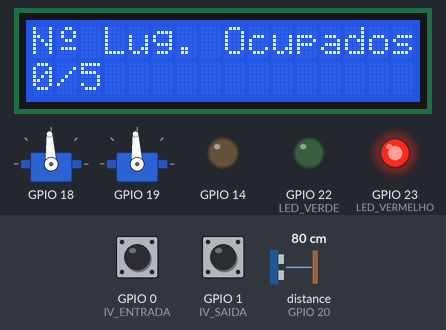
Recording of a sketch running on a simulated ESP32. On the bench: 2 × servo, 16×2 character LCD, output pins drawn as LEDs (lit = HIGH). Wiring (inferred from the names in the program): ultrasonic range finder: trigger GPIO 20; echo GPIO 20. The test bench sets the inputs (shaded band); at power-on: distance to the obstacle (sensor on GPIO 20) 80 cm, GPIO 1 (IV_SAIDA) HIGH, GPIO 0 (IV_ENTRADA) HIGH. The echo pulse lasts 58.3 µs per cm; servo pulses on a pin are drawn as a servo (544–2400 µs = 0–180°); what the sketch prints to the serial monitor is not drawn.

Above: at 1.2 s.
1.3 s: distance to the obstacle (sensor on GPIO 20) set to 6 cm
At 2.0 s:
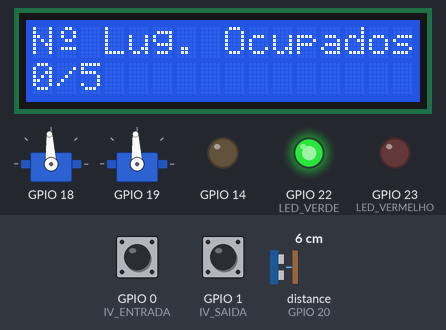
2.8 s: distance to the obstacle (sensor on GPIO 20) set to 3 cm
At 4.6 s:
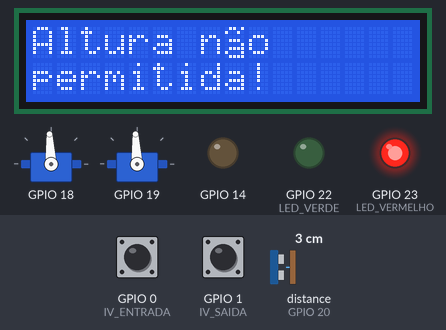
5.0 s: GPIO 1 (IV_SAIDA) pulled LOW for 0.15 s
At 7.19 s:
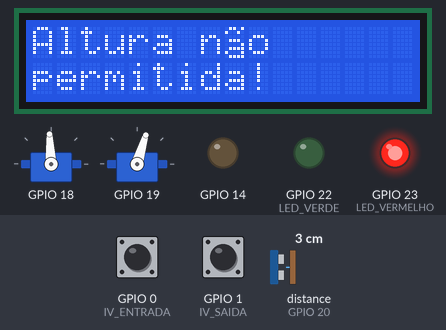
10.6 s: distance to the obstacle (sensor on GPIO 20) set to 9 cm
At 10.77 s:
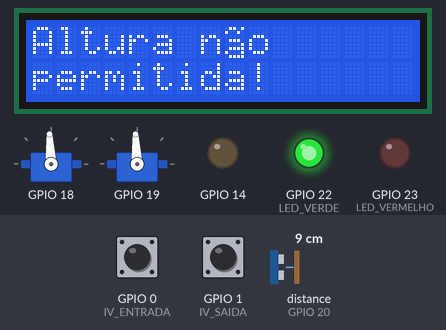
12.3 s: GPIO 1 (IV_SAIDA) pulled LOW for 1 s
At 14.49 s:
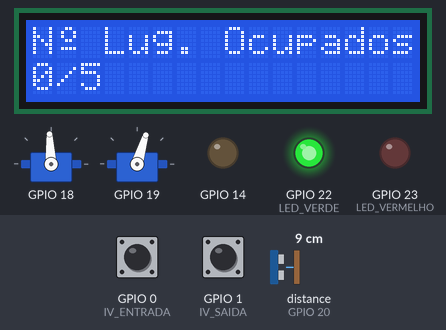
Timing chart, 0 to 16.0 s (numbered marks = the images above; inputs shaded):
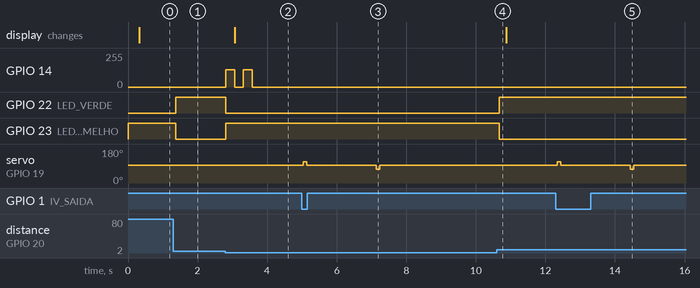

The sketch:

p1_semana2.ino
```cpp
#include <Arduino.h>
#include <Wire.h>
#include <LiquidCrystal_I2C.h>
// =====================================================
// Configuração
// =====================================================
#define ULTRASONIC_SIG 20
#define IV_ENTRADA 0
#define IV_SAIDA 1
#define SERVO_ENTRADA 18
#define SERVO_SAIDA 19
#define LED_VERDE 22
#define LED_VERMELHO 23
#define BUZZER 14
#define LCD_SDA 6
#define LCD_SCL 7

// KS0061: LCD de 16 colunas e 2 linhas, interface I2C.
const int ENDERECO_LCD = 0x27;
const unsigned long INTERVALO_LCD_MS = 300;
LiquidCrystal_I2C lcd(ENDERECO_LCD, 16, 2);
bool lcdOK = false;
unsigned long ultimoLCD = 0;

const int CAPACIDADE = 5;
const int OCUPACAO_INICIAL = 0; // arrancar com o parque vazio; ajustar se houver carros
int ocupados = OCUPACAO_INICIAL;

const int NIVEL_IV_ATIVO = LOW;

const float ALTURA_SENSOR_CM = 10.0;
const float ALTURA_MAX_CM = 5.0;
const float ALTURA_MIN_DETECAO_CM = 1.5;

const unsigned long INTERVALO_SONAR_MS = 80;
const unsigned long TIMEOUT_SONAR_US = 6000;
const unsigned long DEBOUNCE_IV_MS = 40;
const unsigned long TEMPO_VALIDACAO_MS = 400;
const unsigned long TEMPO_SERVO_MS = 100;
const unsigned long TEMPO_SAIDA_ABERTA_MS = 2000; // espera depois do movimento de abertura
const unsigned long DURACAO_APITO_MS = 250;
const unsigned long PAUSA_APITOS_MS = 250;
const unsigned long TEMPO_LIVRE_MS = 700;
const unsigned long TEMPO_DESISTENCIA_MS = 8000;
const unsigned long INTERVALO_DEBUG_MS = 500;

const int PULSO_ENTRADA_FECHADA = 1300;
const int PULSO_ENTRADA_ABERTA = 1700;
const int PULSO_SAIDA_FECHADA = 1300;
const int PULSO_SAIDA_ABERTA = 1700;
const int PULSO_ENTRADA_PARADO = 1500;
const int PULSO_SAIDA_PARADO = 1500;

// PWM: servos a 50 Hz / 14 bits; buzzer a 880 Hz / 10 bits.
const int RESOLUCAO_SERVO = 14;
const int RESOLUCAO_BUZZER = 10;
const unsigned long MAX_DUTY_SERVO = 16383;

// =====================================================
// Estados
// =====================================================
enum Estado { REARMAR, FECHADA, VALIDAR, ABERTA, FECHAR, RECUSADA };

Estado estadoEntrada = REARMAR;
Estado estadoSaida = REARMAR;

unsigned long tempoInicioEntrada = 0;
unsigned long tempoInicioSaida = 0;

bool viuPassagemEntrada = false;
bool contouEntrada = false;
bool contouSaida = false;

bool sonarValido = false;
bool presente = false;
bool alturaOK = false;
float distancia = -1.0;
float altura = -1.0;
unsigned long ultimoSonar = 0;
int amostrasPresenca = 0;
int amostrasAltura = 0;
int amostrasLivres = 0;

bool ivEntradaAtivo = false;
bool ivSaidaAtivo = false;
bool ivEntradaBruto = false;
bool ivSaidaBruto = false;
unsigned long ivEntradaMudou = 0;
unsigned long ivSaidaMudou = 0;

bool servoEntradaOK = false;
bool servoSaidaOK = false;
bool buzzerOK = false;

unsigned long ultimoDebug = 0;

// =====================================================
// Funções
// =====================================================
bool tempoDecorreu(unsigned long agora, unsigned long antes, unsigned long intervalo) {
  return (agora - antes) >= intervalo;
}

void atualizarSensoresIV(unsigned long agora) {
  bool leituraEntrada = (digitalRead(IV_ENTRADA) == NIVEL_IV_ATIVO);
  if (leituraEntrada != ivEntradaBruto) {
    ivEntradaBruto = leituraEntrada;
    ivEntradaMudou = agora;
  }
  if (tempoDecorreu(agora, ivEntradaMudou, DEBOUNCE_IV_MS)) {
    ivEntradaAtivo = ivEntradaBruto;
  }

  bool leituraSaida = (digitalRead(IV_SAIDA) == NIVEL_IV_ATIVO);
  if (leituraSaida != ivSaidaBruto) {
    ivSaidaBruto = leituraSaida;
    ivSaidaMudou = agora;
  }
  if (tempoDecorreu(agora, ivSaidaMudou, DEBOUNCE_IV_MS)) {
    ivSaidaAtivo = ivSaidaBruto;
  }
}

void medirAltura(unsigned long agora) {
  if (!tempoDecorreu(agora, ultimoSonar, INTERVALO_SONAR_MS)) return;
  ultimoSonar = agora;

  pinMode(ULTRASONIC_SIG, OUTPUT);
  digitalWrite(ULTRASONIC_SIG, LOW);
  delayMicroseconds(2);
  digitalWrite(ULTRASONIC_SIG, HIGH);
  delayMicroseconds(12);
  digitalWrite(ULTRASONIC_SIG, LOW);

  pinMode(ULTRASONIC_SIG, INPUT);
  unsigned long duracao = pulseIn(ULTRASONIC_SIG, HIGH, TIMEOUT_SONAR_US);

  if (duracao == 0) {
    distancia = -1.0;
    sonarValido = false;
    altura = -1.0;
    alturaOK = false;
    amostrasPresenca = 0;
    amostrasAltura = 0;
    amostrasLivres = 0;
    return;
  }

  distancia = duracao / 58.3;
  sonarValido = (distancia >= 2.0 && distancia <= ALTURA_SENSOR_CM + 2.0);

  if (!sonarValido) {
    altura = -1.0;
    alturaOK = false;
    amostrasPresenca = 0;
    amostrasAltura = 0;
    amostrasLivres = 0;
    return;
  }

  altura = ALTURA_SENSOR_CM - distancia;
  if (altura < 0.0) altura = 0.0;

  bool detetado = (altura >= ALTURA_MIN_DETECAO_CM);

  if (detetado) {
    if (amostrasPresenca < 3) amostrasPresenca++;
    amostrasLivres = 0;
  } else {
    if (amostrasLivres < 3) amostrasLivres++;
    amostrasPresenca = 0;
  }

  if (detetado && altura <= ALTURA_MAX_CM) {
    if (amostrasAltura < 3) amostrasAltura++;
  } else {
    amostrasAltura = 0;
  }

  if (amostrasPresenca >= 3) presente = true;
  if (amostrasLivres >= 3) presente = false;
  alturaOK = (amostrasAltura >= 3);
}

void escreverServo(int pino, int pulsoUs) {
  unsigned long duty = (pulsoUs * MAX_DUTY_SERVO) / 20000;
  ledcWrite(pino, duty);
}

bool entradaAutorizada() {
  return ocupados < CAPACIDADE;
}

// =====================================================
// Contagem e LCD - adaptacao do Lab 6 para I2C
// =====================================================
void atualizarContagem(bool entrou, bool saiu) {
  ocupados = ocupados + (entrou ? 1 : 0) - (saiu ? 1 : 0);
  if (ocupados < 0) ocupados = 0;
  if (ocupados > CAPACIDADE) ocupados = CAPACIDADE;
}

void iniciarLCD() {
  Wire.setPins(LCD_SDA, LCD_SCL);
  if (!Wire.begin()) {
    Serial.println("[LCD] Falha ao iniciar I2C. As cancelas continuam a funcionar.");
    return;
  }
  Wire.setClock(100000);
  Wire.setTimeOut(10);
  Wire.beginTransmission(ENDERECO_LCD);
  if (Wire.endTransmission() != 0) {
    Serial.println("[LCD] Sem resposta em 0x27. Verificar ligacoes/endereco com scanner_i2c.");
    return;
  }
  lcd.init(); // substitui lcd.begin(16, 2)
  lcd.backlight();
  // caracteres: ordinal masculino e a com til
  byte ordinal[8] = {6, 9, 9, 6, 0, 15, 0, 0};
  byte aComTil[8] = {13, 18, 0, 14, 1, 15, 17, 15};
  lcd.createChar(1, ordinal);
  lcd.createChar(2, aComTil);
  lcdOK = true;
  Serial.println("[LCD] KS0061 encontrado. Contagem inicia com OCUPACAO_INICIAL.");
}

void atualizarLCD(unsigned long agora, bool antesDeAbrir = false) {
  if (!lcdOK || (!antesDeAbrir && !tempoDecorreu(agora, ultimoLCD, INTERVALO_LCD_MS))) return;
  bool entradaEmMovimento = (estadoEntrada == ABERTA || estadoEntrada == FECHAR) &&
                            !tempoDecorreu(agora, tempoInicioEntrada, TEMPO_SERVO_MS);
  bool saidaEmMovimento = (estadoSaida == ABERTA || estadoSaida == FECHAR) &&
                          !tempoDecorreu(agora, tempoInicioSaida, TEMPO_SERVO_MS);
  if ((!antesDeAbrir && entradaEmMovimento) || saidaEmMovimento) return;
  ultimoLCD = agora;

  Wire.beginTransmission(ENDERECO_LCD);
  if (Wire.endTransmission() != 0) {
    lcdOK = false;
    Serial.println("[LCD] Ligacao perdida; verificar a montagem e reiniciar.");
    return;
  }

  String linha1 = "N\1 Lug. Ocupados";
  String linha2 = String(ocupados) + "/" + String(CAPACIDADE);
  if (ocupados >= CAPACIDADE) {
    linha1 = "Parque cheio!";
  } else if (sonarValido && presente && altura > ALTURA_MAX_CM) {
    linha1 = "Altura n\2o";
    linha2 = "permitida!";
  } else if (!servoEntradaOK || !servoSaidaOK) {
    linha1 = "Verificar servos";
  } else if (estadoEntrada == RECUSADA) {
    linha1 = "Entrada recusada";
  } else if (sonarValido && estadoEntrada == ABERTA && !contouEntrada) {
    linha1 = "Bem-vindo!";
  }

  while (linha1.length() < 16) linha1 += " ";
  while (linha2.length() < 16) linha2 += " ";
  linha1 = linha1.substring(0, 16);
  linha2 = linha2.substring(0, 16);
  static String ultimaLinha1 = "", ultimaLinha2 = "";
  if (linha1 != ultimaLinha1) {
    lcd.setCursor(0, 0);
    lcd.print(linha1);
    ultimaLinha1 = linha1;
  }
  if (linha2 != ultimaLinha2) {
    lcd.setCursor(0, 1);
    lcd.print(linha2);
    ultimaLinha2 = linha2;
  }
}

bool viaLivreDurante(bool condicaoLivre, unsigned long agora, unsigned long tempoAlvo, bool &aContar, unsigned long &desde) {
  if (!condicaoLivre) {
    aContar = false;
    return false;
  }
  if (!aContar) {
    aContar = true;
    desde = agora;
  }
  return tempoDecorreu(agora, desde, tempoAlvo);
}

// =====================================================
// Cancela Entrada
// =====================================================
bool processarEntrada(unsigned long agora) {
  bool eventoConfirmado = false;
  bool viaLivre = sonarValido && !presente && !ivEntradaAtivo;

  static bool aContarLivre = false;
  static unsigned long livreDesde = 0;

  switch (estadoEntrada) {
    case REARMAR:
      if (viaLivreDurante(viaLivre, agora, TEMPO_LIVRE_MS, aContarLivre, livreDesde)) {
        estadoEntrada = FECHADA;
        tempoInicioEntrada = agora;
        aContarLivre = false;
      }
      break;

    case FECHADA:
      if (sonarValido && presente && !ivEntradaAtivo) {
        estadoEntrada = VALIDAR;
        tempoInicioEntrada = agora;
        aContarLivre = false;
      }
      break;

    case VALIDAR:
      if (sonarValido && !presente) {
        estadoEntrada = REARMAR;
        aContarLivre = false;
      } else if (tempoDecorreu(agora, tempoInicioEntrada, TEMPO_VALIDACAO_MS)) {
        if (!sonarValido || !alturaOK || !entradaAutorizada() || ivEntradaAtivo) {
          estadoEntrada = RECUSADA;
          tempoInicioEntrada = agora;
          aContarLivre = false;
        } else {
          viuPassagemEntrada = false;
          contouEntrada = false;
          estadoEntrada = ABERTA;
          tempoInicioEntrada = agora;
          aContarLivre = false;
        }
      }
      break;

    case RECUSADA:
      if (viaLivreDurante(viaLivre, agora, TEMPO_LIVRE_MS, aContarLivre, livreDesde)) {
        estadoEntrada = FECHADA;
        aContarLivre = false;
      }
      break;

    case ABERTA:
      if (ivEntradaAtivo) viuPassagemEntrada = true;

      if (viuPassagemEntrada && !ivEntradaAtivo && !contouEntrada &&
          tempoDecorreu(agora, tempoInicioEntrada, TEMPO_SERVO_MS)) {
        contouEntrada = true;
        eventoConfirmado = true;
      }

      // Depois da passagem confirmada, o IV livre permite fechar.
      // O sonar continua a validar aproximacao/altura e a desistência sem passagem.
      if (viaLivreDurante(contouEntrada ? !ivEntradaAtivo : viaLivre,
                          agora, TEMPO_LIVRE_MS, aContarLivre, livreDesde) &&
          tempoDecorreu(agora, tempoInicioEntrada, TEMPO_SERVO_MS) &&
          (contouEntrada || tempoDecorreu(agora, tempoInicioEntrada, TEMPO_DESISTENCIA_MS))) {
        estadoEntrada = FECHAR;
        tempoInicioEntrada = agora;
        aContarLivre = false;
      }
      break;

    case FECHAR:
      // se voltar a haver algo na zona, reabrir em vez de continuar a fechar
      if (ivEntradaAtivo || (!contouEntrada && (!sonarValido || presente))) {
        estadoEntrada = ABERTA;
        tempoInicioEntrada = agora;
        aContarLivre = false;
      } else if (tempoDecorreu(agora, tempoInicioEntrada, TEMPO_SERVO_MS)) {
        estadoEntrada = REARMAR;
        aContarLivre = false;
      }
      break;
  }

  return eventoConfirmado;
}

// =====================================================
// Cancela Saída
// =====================================================
bool processarSaida(unsigned long agora) {
  bool eventoConfirmado = false;
  bool viaLivre = !ivSaidaAtivo;

  static bool aContarLivre = false;
  static unsigned long livreDesde = 0;

  switch (estadoSaida) {
    case REARMAR:
      if (viaLivreDurante(viaLivre, agora, TEMPO_LIVRE_MS, aContarLivre, livreDesde)) {
        estadoSaida = FECHADA;
        tempoInicioSaida = agora;
        aContarLivre = false;
      }
      break;

    case FECHADA:
      if (ivSaidaAtivo) {
        contouSaida = false;
        estadoSaida = ABERTA;
        tempoInicioSaida = agora;
        aContarLivre = false;
      }
      break;

    case ABERTA:
      if (viaLivreDurante(viaLivre, agora, TEMPO_LIVRE_MS, aContarLivre, livreDesde) &&
          tempoDecorreu(agora, tempoInicioSaida, TEMPO_SERVO_MS + TEMPO_SAIDA_ABERTA_MS)) {
        if (!contouSaida) {
          contouSaida = true;
          eventoConfirmado = true;
        }
        estadoSaida = FECHAR;
        tempoInicioSaida = agora;
        aContarLivre = false;
      }
      break;

    case FECHAR:
      if (ivSaidaAtivo) {
        estadoSaida = ABERTA;
        tempoInicioSaida = agora;
        aContarLivre = false;
      } else if (tempoDecorreu(agora, tempoInicioSaida, TEMPO_SERVO_MS)) {
        estadoSaida = REARMAR;
        aContarLivre = false;
      }
      break;

    default:
      estadoSaida = REARMAR;
      break;
  }

  return eventoConfirmado;
}

// =====================================================
// Leds, buzzers servomotores
// =====================================================
void atualizarSaidasHardware(unsigned long agora) {
  if (servoEntradaOK) {
    int pulso =   PULSO_ENTRADA_PARADO;
    if(!tempoDecorreu(agora, tempoInicioEntrada, TEMPO_SERVO_MS)){
      if(estadoEntrada == ABERTA) pulso = PULSO_ENTRADA_ABERTA;
      if(estadoEntrada == FECHAR) pulso = PULSO_ENTRADA_FECHADA;
    }
    escreverServo(SERVO_ENTRADA, pulso);
  }

  if (servoSaidaOK) {
    int pulso =   PULSO_SAIDA_PARADO;
    if(!tempoDecorreu(agora, tempoInicioSaida, TEMPO_SERVO_MS)){
      if(estadoSaida == ABERTA) pulso = PULSO_SAIDA_ABERTA;
      if(estadoSaida == FECHAR) pulso = PULSO_SAIDA_FECHADA;
    }
    escreverServo(SERVO_SAIDA, pulso);
  }

  bool alturaInvalida = sonarValido && presente && (altura > ALTURA_MAX_CM);
  bool aviso = !sonarValido || alturaInvalida || (estadoEntrada == RECUSADA) || !entradaAutorizada() || !servoEntradaOK;
  digitalWrite(LED_VERDE, aviso ? LOW : HIGH);
  digitalWrite(LED_VERMELHO, aviso ? HIGH : LOW);

  if (buzzerOK) {
    static bool alturaJaAvisada = false;
    static bool sequenciaAtiva = false;
    static unsigned long inicioApitos = 0;

    if (sonarValido && !presente) alturaJaAvisada = false;
    bool avisoAltura = alturaInvalida && entradaAutorizada();
    if (!avisoAltura) sequenciaAtiva = false;
    if (avisoAltura && !alturaJaAvisada) {
      inicioApitos = agora;
      sequenciaAtiva = true;
      alturaJaAvisada = true;
    }

    unsigned long decorrido = agora - inicioApitos;
    bool som = false;
    if (sequenciaAtiva) {
      som = (decorrido < DURACAO_APITO_MS) ||
            (decorrido >= DURACAO_APITO_MS + PAUSA_APITOS_MS &&
             decorrido < 2 * DURACAO_APITO_MS + PAUSA_APITOS_MS);
      if (decorrido >= 2 * DURACAO_APITO_MS + PAUSA_APITOS_MS) {
        sequenciaAtiva = false;
      }
    }
    ledcWrite(BUZZER, som ? 512 : 0);
  }
}

// =====================================================
// Serial Monitor
// =====================================================
void imprimirDiagnostico(unsigned long agora) {
  if (!tempoDecorreu(agora, ultimoDebug, INTERVALO_DEBUG_MS)) return;
  ultimoDebug = agora;

  Serial.print("Distancia: ");
  if (distancia >=0 ) Serial.print(distancia, 1);
  else Serial.print("sem eco");
  Serial.print(" cm | sonar valido: ");
  Serial.print(sonarValido ? "sim" : "nao");
  Serial.print(" | Altura: ");
  if (sonarValido) Serial.print(altura, 1);
  else Serial.print("--");
  Serial.print(" cm | Presenca: ");
  if(sonarValido) Serial.print(presente ? "sim" : "nao");
  else Serial.print("indefinida");
  Serial.print(" | Altura OK: ");
  Serial.print(alturaOK ? "sim" : "nao");
  Serial.print(" | IV entrada: ");
  Serial.print(ivEntradaAtivo ? "ativo" : "livre");
  Serial.print(" (nivel "); Serial.print(digitalRead(IV_ENTRADA)); Serial.print(")");
  Serial.print(" | IV saida: ");
  Serial.print(ivSaidaAtivo ? "ativo" : "livre");
  Serial.print(" (nivel "); Serial.print(digitalRead(IV_SAIDA)); Serial.print(")");
  Serial.print(" | Entrada: ");
  Serial.print((int)estadoEntrada);
  Serial.print(" | Saida: ");
  Serial.print((int)estadoSaida);
  Serial.print(" | Ocupados: "); Serial.print(ocupados);
  Serial.print(" | Livres: "); Serial.println(CAPACIDADE - ocupados);
}

// =====================================================
// 9. Setup e loop
// =====================================================
void setup() {
  Serial.begin(115200);

  pinMode(ULTRASONIC_SIG, INPUT);
  pinMode(IV_ENTRADA, INPUT_PULLUP);
  pinMode(IV_SAIDA, INPUT_PULLUP);
  pinMode(LED_VERDE, OUTPUT);
  pinMode(LED_VERMELHO, OUTPUT);

  digitalWrite(LED_VERDE, LOW);
  digitalWrite(LED_VERMELHO, HIGH);

  // Os canais são independentes: uma falha no buzzer não bloqueia os servos
  // ledcAttachChannel(pino, frequência, resolução, canal)- configurar um pino da ESP32 para gerar um sinal PWM
  servoEntradaOK = ledcAttachChannel(SERVO_ENTRADA, 50, RESOLUCAO_SERVO, 0);
  servoSaidaOK = ledcAttachChannel(SERVO_SAIDA, 50, RESOLUCAO_SERVO, 1);
  buzzerOK = ledcAttachChannel(BUZZER, 880, RESOLUCAO_BUZZER, 2);

  if (servoEntradaOK) escreverServo(SERVO_ENTRADA, PULSO_ENTRADA_PARADO);
  if (servoSaidaOK) escreverServo(SERVO_SAIDA, PULSO_SAIDA_PARADO);
  if (buzzerOK) ledcWrite(BUZZER, 0);

  if (!servoEntradaOK) Serial.println("[ERRO] PWM da cancela de entrada indisponivel.");
  if (!servoSaidaOK) Serial.println("[ERRO] PWM da cancela de saida indisponivel.");
  if (!buzzerOK) Serial.println("[AVISO] PWM do buzzer indisponivel; as cancelas continuam independentes.");

  Serial.println();
  Serial.println("Estados: 0=REARMAR, 1=FECHADA, 2=VALIDAR, 3=ABERTA, 4=FECHAR, 5=RECUSADA");
  Serial.print("Altura valida: "); Serial.print(ALTURA_MIN_DETECAO_CM);
  Serial.print(" a "); Serial.print(ALTURA_MAX_CM); Serial.println(" cm (inclusive)");
  if (ocupados < 0) ocupados = 0;
  if (ocupados > CAPACIDADE) ocupados = CAPACIDADE;
  iniciarLCD();
}

void loop() {
  unsigned long agora = millis();

  atualizarSensoresIV(agora);
  medirAltura(agora);

  agora = millis();

  bool entrou = false;
  bool saiu = false;
  Estado entradaAntes = estadoEntrada;

  if (servoEntradaOK) entrou = processarEntrada(agora);
  if (servoSaidaOK) saiu = processarSaida(agora);

  if (entrou) Serial.println("[EVENTO] Passagem de entrada confirmada pelo sensor IV.");
  if (saiu) Serial.println("[EVENTO] Passagem de saida confirmada pelo sensor IV.");
  atualizarContagem(entrou, saiu);

  // Mostrar a saudacao antes de iniciar o movimento, sem prolongar o pulso.
  if (entradaAntes != ABERTA && estadoEntrada == ABERTA) {
    atualizarLCD(millis(), true);
    tempoInicioEntrada = millis();
  }
  agora = millis();
  atualizarSaidasHardware(agora);
  imprimirDiagnostico(agora);
  atualizarLCD(millis());
}
```

Measured:
- the behaviour switches between 5 and 4 cm on distance to the obstacle (sensor on GPIO 20) (found by bisection; images 1 and 2)
- after the input at 1.3 s, GPIO 22 (LED_VERDE): LOW → HIGH after 0.07 s; GPIO 23 (LED_VERMELHO): HIGH → LOW after 0.07 s
- after the input at 2.8 s, GPIO 14: alternates 128/255 for 0.25 s and 0/255 for 0.25 s, 4 changes in all, then stays 0/255, starting at once; GPIO 22 (LED_VERDE): HIGH → LOW at once; GPIO 23 (LED_VERMELHO): LOW → HIGH at once; the display: changes after 0.26 s (image 2)
- after the input at 5.0 s, servo on GPIO 19: 93° → 112° at once, → 93° 0.10 s later, → 73° 2.0 s later, → 93° 0.10 s later
- after the input at 10.6 s, GPIO 22 (LED_VERDE): LOW → HIGH after 0.08 s; GPIO 23 (LED_VERMELHO): HIGH → LOW after 0.08 s
- after the input at 12.3 s, servo on GPIO 19: 93° → 112° at once, → 93° 0.10 s later, → 73° 2.0 s later, → 93° 0.10 s later
